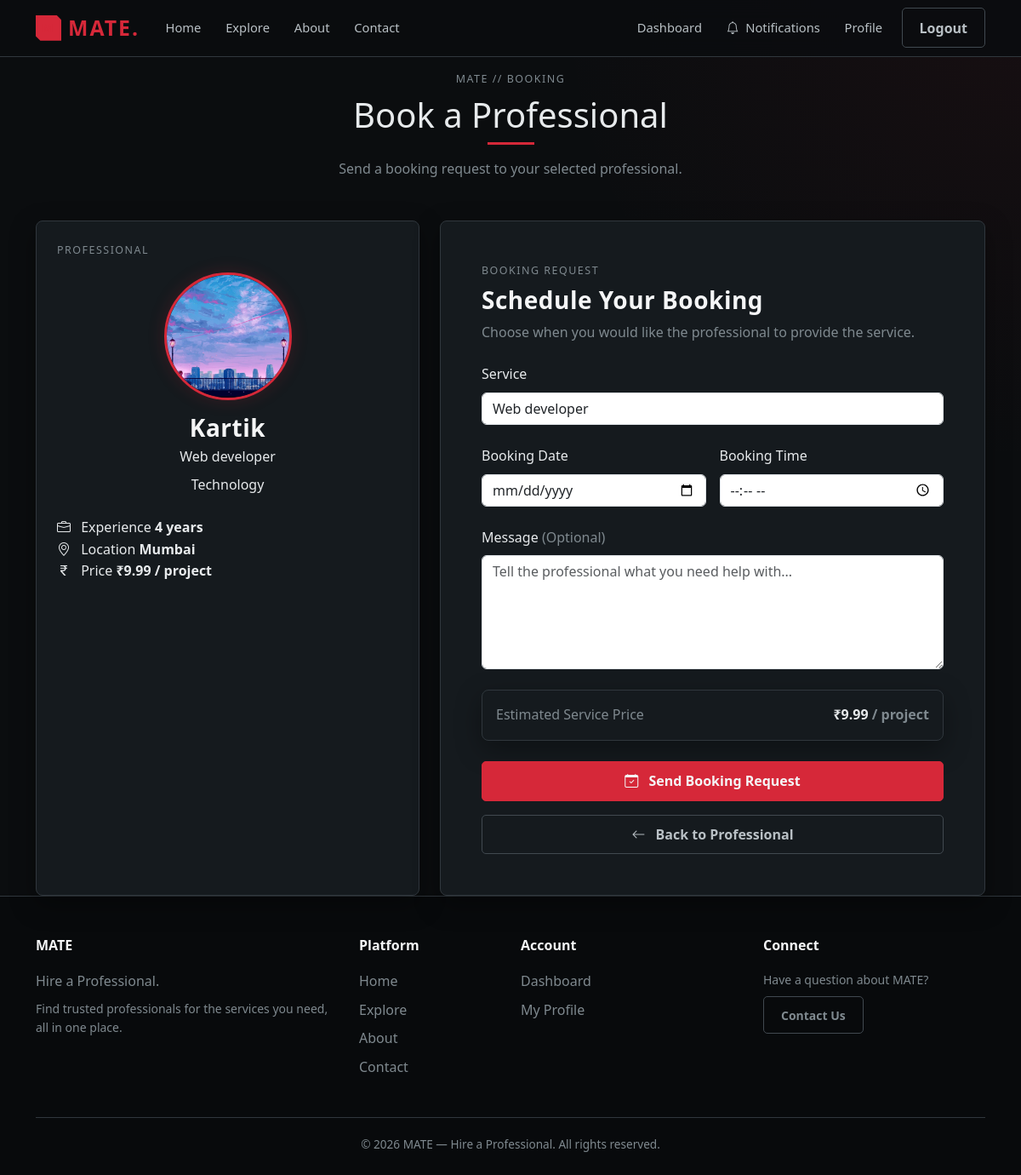
The app's page /booking/1 (signed in) with its own data.
### tables this page shows
CREATE TABLE professionals (

            id INTEGER PRIMARY KEY AUTOINCREMENT,

            full_name TEXT NOT NULL,

            email TEXT NOT NULL UNIQUE,

            phone TEXT,

            password TEXT NOT NULL,

            profile_photo TEXT,

            profession TEXT,

            category TEXT,

            experience INTEGER DEFAULT 0,

            qualification TEXT,

            description TEXT,

            government_id_type TEXT,

            government_id_document TEXT,

            qualification_document TEXT,

            additional_document TEXT,

            verification_status TEXT DEFAULT 'pending',

            service_price REAL DEFAULT 0,

            price_unit TEXT DEFAULT 'hour',

            location TEXT,

            service_area TEXT,

            start_time TEXT,

            end_time TEXT,

            role TEXT NOT NULL DEFAULT 'professional',

            created_at TIMESTAMP DEFAULT (datetime('now', '+5 hours', '+30 minutes'))

        , date_of_birth TEXT, aadhaar_number TEXT, account_status TEXT DEFAULT 'active', ban_until TEXT, ban_reason TEXT);

### app.py (the view, shortened to what this page needs)
@app.route(
    "/booking/<int:professional_id>",
    methods=["GET", "POST"]
)
def booking(professional_id):
    connection = get_db_connection()
    try:
        professional = connection.execute(
            """
            SELECT *
            FROM professionals
            WHERE id = ?
            """,
            (professional_id,)
        ).fetchone()
    finally:
        connection.close()
    return render_template(
        "booking.html",
        professional=professional
    )

### app.py (called while the page is built)
def get_db_connection():
    connection = sqlite3.connect(
        DATABASE
    )
    connection.row_factory = sqlite3.Row
    connection.execute(
        "PRAGMA foreign_keys = ON"
    )
    return connection

@app.context_processor
def inject_user():
    return {
        "logged_in": "user_id" in session,
        "current_user_id":
            session.get("user_id"),
        "current_user_role":
            session.get("role"),
        "current_user_name":
            session.get("full_name"),
        "current_year":
            datetime.now().year
    }

### templates/booking.html (shortened to what this page needs)
{% extends "base.html" %}
{% block content %}
<section class="dashboard-section">
<div class="container">
    <div class="text-center mb-5">
        <div class="mate-label mb-2">
            MATE // BOOKING
        </div>
        <h1 class="dashboard-title">
            Book a Professional
        </h1>
        <div class="mate-section-line mx-auto mb-3"></div>
        <p class="text-muted-mate">
            Send a booking request to your selected professional.
        </p>
    </div>
    <div class="row g-4 justify-content-center">
        <div class="col-lg-5">
            <div class="mate-card p-4 h-100">
                <div class="mate-label mb-3">
                    PROFESSIONAL
                </div>
                <div class="text-center mb-4">
                    <div class="professional-card-photo mb-3">
                        {% if professional.profile_photo %}
                            <img
                                src="{{ url_for(
                                    'static',
                                    filename='uploads/professional/' + professional.profile_photo
                                ) }}"
                                alt="{{ professional.full_name }}"
                                class="profile-image-large"
                            >
                        {% else %}
                            <div class="professional-placeholder">
                                <i class="bi bi-person"></i>
                            </div>
                        {% endif %}
                    </div>
                    <h3 class="mate-heading mb-1">
                        {{ professional.full_name }}
                    </h3>
                    <p class="professional-title mb-2">
                        {{ professional.profession or "Professional Service" }}
                    </p>
                    {% if professional.category %}
                        <span class="booking-status status-approved">
                            {{ professional.category }}
                        </span>
                    {% endif %}
                </div>
                <div class="dashboard-info-row">
                    <span>
                        <i class="bi bi-briefcase me-2"></i>
                        Experience
                    </span>
                    <strong>
                        {{ professional.experience or 0 }} years
                    </strong>
                </div>
                <div class="dashboard-info-row">
                    <span>
                        <i class="bi bi-geo-alt me-2"></i>
                        Location
                    </span>
                    <strong>
                        {{ professional.location or "Not specified" }}
                    </strong>
                </div>
                <div class="dashboard-info-row">
                    <span>
                        <i class="bi bi-currency-rupee me-2"></i>
                        Price
                    </span>
                    <strong>
                        ₹{{ "%.2f"|format(
                            professional.service_price or 0
                        ) }}
                        / {{ professional.price_unit or "hour" }}
                    </strong>
                </div>
            </div>
        </div>
        <div class="col-lg-7">
            <div class="mate-card p-4 p-md-5">
                <div class="mate-label mb-2">
                    BOOKING REQUEST
                </div>
                <h3 class="mate-heading mb-2">
                    Schedule Your Booking
                </h3>
                <p class="text-muted-mate mb-4">
                    Choose when you would like the professional
                    to provide the service.
                </p>
                <form
                    method="POST"
                    action="{{ url_for(
                        'booking',
                        professional_id=professional.id
                    ) }}"
                >
                    <div class="mb-4">
                        <label
                            for="service"
                            class="form-label"
                        >
                            Service
                        </label>
                        <input
                            type="text"
                            id="service"
                            name="service"
                            class="form-control"
                            value="{{ professional.profession or '' }}"
                            placeholder="Enter the service you need"
                            required
                        >
                    </div>
                    <div class="row g-3">
                        <div class="col-md-6">
                            <label
                                for="booking_date"
                                class="form-label"
                            >
                                Booking Date
                            </label>
                            <input
                                type="date"
                                id="booking_date"
                                name="booking_date"
                                class="form-control"
                                required
                            >
                        </div>
                        <div class="col-md-6">
                            <label
                                for="booking_time"
                                class="form-label"
                            >
                                Booking Time
                            </label>
                            <input
                                type="time"
                                id="booking_time"
                                name="booking_time"
                                class="form-control"
                                required
                            >
                        </div>
                    </div>
                    <div class="mt-4 mb-4">
                        <label
                            for="message"
                            class="form-label"
                        >
                            Message
                            <span class="text-muted-mate">
                                (Optional)
                            </span>
                        </label>
                        <textarea
                            id="message"
                            name="message"
                            class="form-control"
                            rows="5"
                            placeholder="Tell the professional what you need help with..."
                        ></textarea>
                    </div>
                    <div class="mate-card p-3 mb-4">
                        <div class="d-flex justify-content-between align-items-center">
                            <span class="text-muted-mate">
                                Estimated Service Price
                            </span>
                            <strong class="professional-price">
                                ₹{{ "%.2f"|format(
                                    professional.service_price or 0
                                ) }}
                                <span class="text-muted-mate">
                                    / {{ professional.price_unit or "hour" }}
                                </span>
                            </strong>
                        </div>
                    </div>
                    <button
                        type="submit"
                        class="btn btn-mate w-100"
                    >
                        <i class="bi bi-calendar-check me-2"></i>
                        Send Booking Request
                    </button>
                    <a
                        href="{{ url_for(
                            'professional_details',
                            professional_id=professional.id
                        ) }}"
                        class="btn btn-mate-outline w-100 mt-3"
                    >
                        <i class="bi bi-arrow-left me-2"></i>
                        Back to Professional
                    </a>
                </form>
            </div>
        </div>
    </div>
</div>
</section>
{% endblock %}

### static/css/style.css (style rules this page uses)
:root { --mate-bg: #0b0d0f; --mate-bg-secondary: #101418; --mate-surface: #151a1e; --mate-surface-light: #1c2227; --mate-border: #30373d; --mate-border-light: #414950; --mate-gray: #7f898f; --mate-light-gray: #b9c0c5; --mate-text: #e7eaec; --mate-white: #f5f6f7; --mate-red: #d62839; --mate-red-light: #ef4354; --mate-red-dark: #a91f2d; --mate-success: #38b879; --mate-warning: #e0a83e; --mate-danger: #d62839; --mate-info: #62a9c7; --mate-shadow: 0 10px 30px rgba(0, 0, 0, 0.35); --mate-shadow-red: 0 0 20px rgba(214, 40, 57, 0.18); --mate-radius: 8px; --mate-radius-small: 5px; --mate-transition: 0.25s ease; }
* { margin: 0; padding: 0; box-sizing: border-box; }
html { scroll-behavior: smooth; }
body { background: radial-gradient( circle at top right, rgba(214, 40, 57, 0.06), transparent 30% ), var(--mate-bg); color: var(--mate-text); font-family: "Segoe UI", Arial, Helvetica, sans-serif; line-height: 1.6; min-height: 100vh; }
a { color: inherit; text-decoration: none; }
img { max-width: 100%; display: block; }
button, input, select, textarea { font: inherit; }
.text-muted-mate { color: var(--mate-gray) !important; }
.mate-heading { color: var(--mate-white); font-weight: 700; letter-spacing: 0.5px; }
.mate-label { color: var(--mate-gray); font-size: 0.78rem; text-transform: uppercase; letter-spacing: 1.5px; }
.btn-mate { background: var(--mate-red); border: 1px solid var(--mate-red); color: var(--mate-white); font-weight: 600; border-radius: var(--mate-radius-small); padding: 0.65rem 1.25rem; transition: background var(--mate-transition), border-color var(--mate-transition), transform var(--mate-transition), box-shadow var(--mate-transition); }
.btn-mate-outline { background: transparent; border: 1px solid var(--mate-border-light); color: var(--mate-light-gray); font-weight: 600; border-radius: var(--mate-radius-small); padding: 0.65rem 1.25rem; transition: all var(--mate-transition); }
.mate-section-line { width: 55px; height: 3px; background: var(--mate-red); margin-bottom: 1.5rem; }
.mate-card { background: var(--mate-surface); border: 1px solid var(--mate-border); border-radius: var(--mate-radius); color: var(--mate-text); box-shadow: var(--mate-shadow); transition: transform var(--mate-transition), border-color var(--mate-transition), box-shadow var(--mate-transition); }
.profile-image-large { width: 150px; height: 150px; display: block; margin: 0 auto 15px; border-radius: 50%; object-fit: cover; border: 3px solid var(--mate-red); box-shadow: var(--mate-shadow-red); }

### records on screen
professionals: profile_photo (picture), full_name "Kartik", profession "Web developer", category "Technology", experience "4", location "Mumbai", service_price "9.99", price_unit "project", service "Web developer"

### other values on screen
{{ current_year if current_year else 2026 }} "2026"
